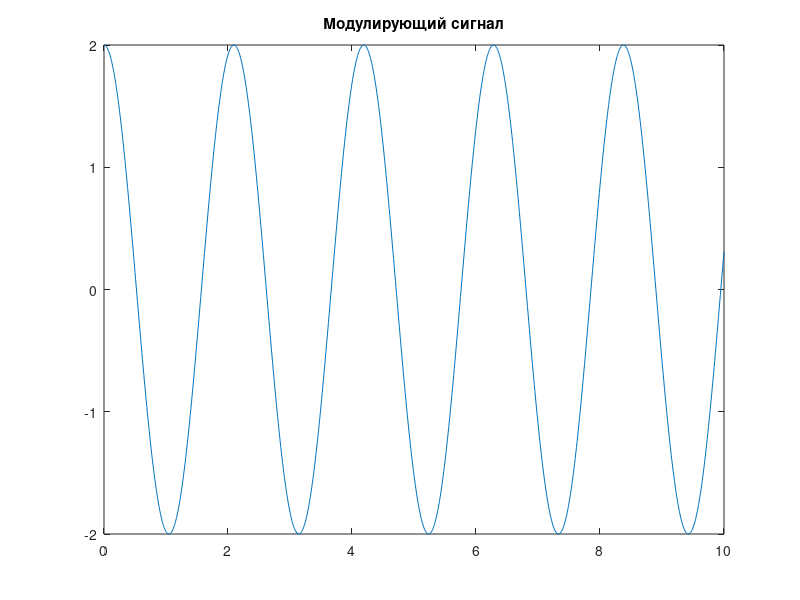

Write MATLAB code to recreate this figure. (Note: this script raises an error after producing the figure.)
function lab4()
close all
clc

A = 2;                                    
OMEGA = 3;    % Fs
omega_0 = 10; % Fc 
Fd = 100;
t = 0:1/Fd:10;
                   
sig_mod = A * cos(OMEGA * t);

signal_one_tone = figure();
plot(t, sig_mod);
ylim([-2 2]);
title('Модулирующий сигнал');

signal_one_tone_spec = figure();                                    
specplot(sig_mod, Fd); 
xlim([0 10]);
ylim([0 1000]);
title('Спектр модулирующего сигнала');

am_figures = [];
A0 = 1;                                      
phi0 = 0;       

d = designfilt('lowpassfir', ...
    'PassbandFrequency',0.15,'StopbandFrequency',0.2, ...
    'PassbandRipple',1,'StopbandAttenuation',20, ...
    'DesignMethod','equiripple');

    function [demod_f, demod_s_f] = demodulate(s_AM, m_name)
        y = s_AM .* cos(2*pi*omega_0 * t);          
        z = filtfilt(d, y);  
        
        demod_f = figure();
        plot(t, s_AM, '--', t, z);
        title(strcat('Демодулированный сигнал ', m_name))
        demod_s_f = figure();
        specplot(z, Fd); 
        xlim([0 10]);
        title('Спектр демодулированного сигнала')
    end
    
    function [sAM, mod_f, mod_s_f] = modulate(signal, am,m_name)
        sm = am .* signal;
        sAM = ammod(sm, omega_0, Fd, phi0, A0); 
        mod_f = figure();
        hold on
        plot(t, sAM);
        plot(t, A0+sm, '--', 'Color', 'red'); 
        hold off
        title(strcat('Модуляция ',m_name))

        mod_s_f = figure();                                      
        specplot(sAM, Fd);  
        xlim([0 100]);
        title('Спектр модулированного сигнала')
    end
for am = [0.2, 0.5, 1.0, 2.0, 5.0]
m_name = strcat(' M =  ', num2str(am));
f_name = strcat('_m_',num2str(am));
f_name = strrep(f_name,'.','_');
[s_AM, mod_f, mod_s_f] = modulate(sig_mod,am,m_name);
[demod, demod_s] = demodulate(s_AM, m_name);

am_figures = [am_figures; {am, f_name, mod_f,mod_s_f,demod, demod_s}];
end

Am = 0.1:0.2:10;  
M = Am./A0;
kpd = M.^2./(M.^2.+2);
kpd_f = figure();
plot(Am, kpd);
xlabel('Амплитуда');
ylabel('КПД')


omega_0 = omega_0/(2*pi);
s_AM_SC = ammod(sig_mod, omega_0, Fd); 
s_am_f = figure();
plot(t, s_AM_SC,t,sig_mod,'--r');
s_am_s_f = figure();
specplot(s_AM_SC, Fd) 
xlim([0 20]);


s_AM_SSB = ssbmod(sig_mod, omega_0, Fd);
s_am_ssb_f = figure();
plot(t, s_AM_SSB); 
s_am_ssb_s_f = figure();
specplot(s_AM_SSB, Fd) 
xlim([0 20]);

path = '../fig/';

    function filesave(name,fig)
       full_path = strcat(path,name);
       saveas(fig, full_path,'png')
    end

filesave('signal_one_tone',signal_one_tone);
filesave('signal_one_tone_spec',signal_one_tone_spec);

for itm = am_figures'
   name = itm(2);
   names = [
       strcat('mod_sig',name) ;
       strcat('mod_sig_spec',name);
       strcat('demod_sig',name);   
       strcat('demod_sig_spec',name)];
   
   for i = 1:4
       fig = itm(i+2);
       fig = fig{1};
       fname = names(i);
       fname = fname{1};
       filesave(fname, fig)
   end
end

filesave('kpd_plot',kpd_f);
filesave('sig_mod_carrier',s_am_f);
filesave('sig_mod_carrier_spec',s_am_s_f);
filesave('sig_mod_single',s_am_ssb_f);
filesave('sig_mod_single_spec',s_am_ssb_s_f);

end
